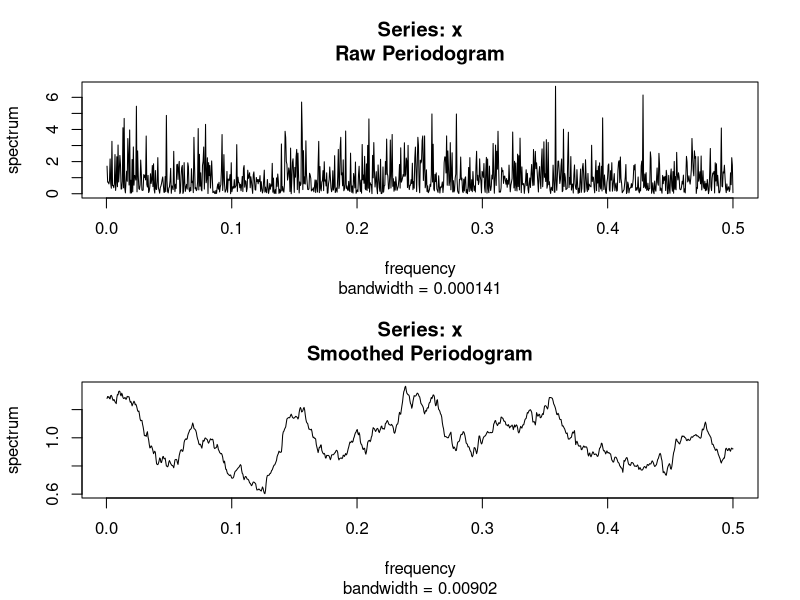
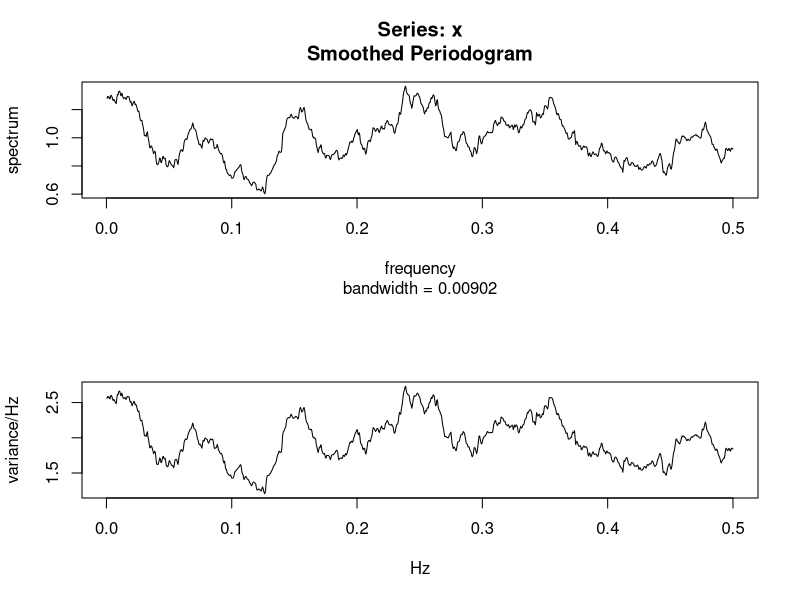
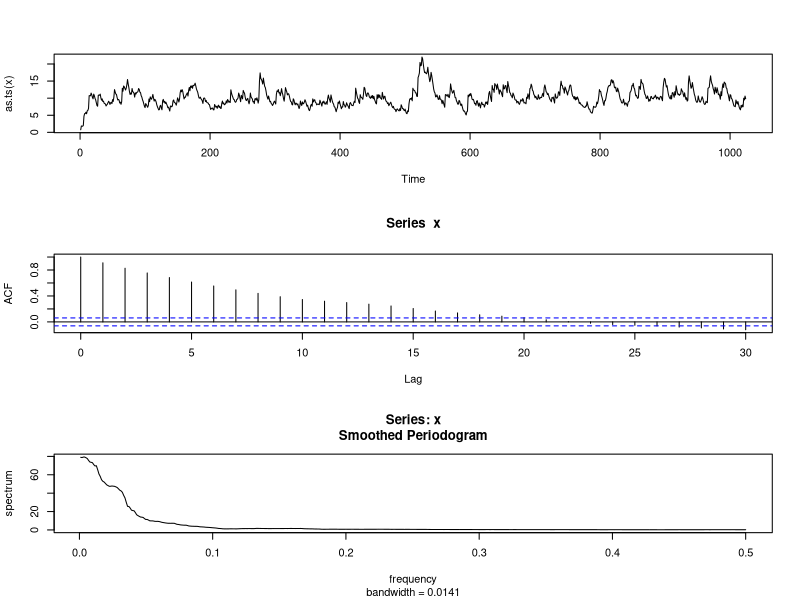
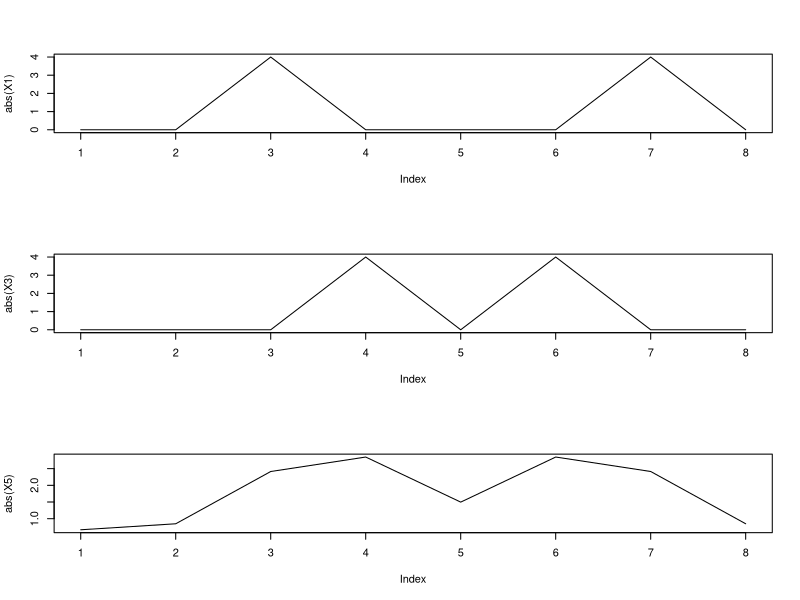
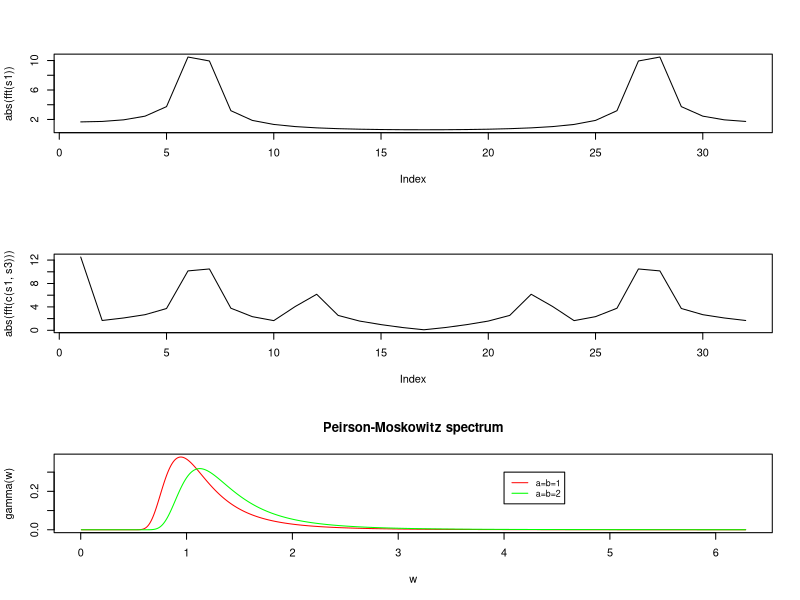

Generate these figures, in order, with R:
t <- 1:128
c1 <- cos((2*pi/128)*t)
s1 <- sin((2*pi/128)*t)
c2 <- cos((4*pi/128)*t)
var(c1)
var(s1)
var(c2)
cor(c1,s1)
cor(c1,c2)
cor(s1,c2)


layout(1:2)
set.seed(1)
x <- rexp(2048)
spectrum(x-mean(x), log = c("no"))
spectrum(x-mean(x), span = 65, log = c("no"))
x.spec <- spectrum (x-mean(x), span = 65, log = c("no"))
spx <- x.spec$freq / 1
spy <- 2 * x.spec$spec
plot (spx, spy, xlab = "Hz", ylab = "variance/Hz", type = "l")

set.seed(1)
x <- w <- rexp(1024)
for (t in 2:1024) x[t]<- 0.9 * x[t-1] + w[t]
layout(1:3)
plot(as.ts(x))
acf(x)
spectrum(x, span = 51, log = c("no"))


t <- 0:7
s1 <- sin(pi *t*0.5)
s3 <- sin(0.75*pi*t)
s5 <- sin(5*pi*t/8)
X1 <- fft(s1)
X3 <- fft(s3)
X5 <- fft(s5)
plot(abs(X1), type='l')
plot(abs(X3), type='l')
plot(abs(X5), type='l')




t <- 0:31
s1 <- sin(11*pi*t/32)
plot(abs(fft(s1)), type='l')

alpha <- 0.1
t1 <- 0:2
t2 <- 3:31
s1 <- (1-cos(pi*(t1+0.5)/(alpha*length(t))))*sin(11*pi*t1/32)
s3 <- (1-cos(pi*(length(t2)-t2-0.5)/(alpha*length(t))))*sin(11*pi*t2/32)
plot(abs(fft(c(s1,s3))), type='l')

w <- seq(0, 2*pi, length.out = 1000)
a <-1
b <- 1
gamma.w <- a*w^(-5)*exp(-b*w^(-4))
plot(w,gamma.w, main='Peirson-Moskowitz spectrum',type="l", pch=10, col="red", xlab="w", ylab="gamma(w)")
a<-b<-2
gamma.w <- a*w^(-5)*exp(-b*w^(-4))
lines(w,gamma.w, type="l", pch=10, col="green")
legend(4, 0.3, legend=c("a=b=1", "a=b=2"),
       col=c("red", "green"), lty=1, cex=0.8)
